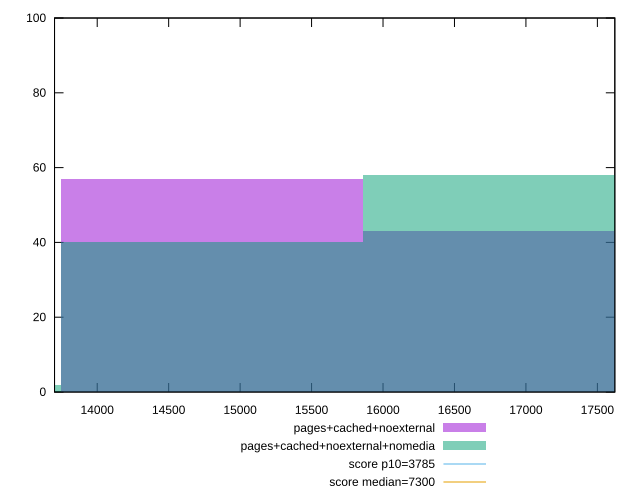

The script that saved this image:
reset

$pagesCachedNoexternal <<EOF
16920.31786248913 43
14805.278129677989 57
EOF

$pagesCachedNoexternalNomedia <<EOF
16920.31786248913 58
14805.278129677989 40
12690.238396866847 2
EOF

set key outside below
set boxwidth 2115.039732811141
set xrange [13701.3285:17622.075000000004]
set yrange [0:100]
set trange [0:100]
set style fill transparent solid 0.5 noborder

set parametric
set terminal svg size 640, 500 enhanced background rgb 'white'
set output "reprap/interactive/comparison/histogram/2_vs_3.svg"

plot $pagesCachedNoexternal title "pages+cached+noexternal" with boxes, \
     $pagesCachedNoexternalNomedia title "pages+cached+noexternal+nomedia" with boxes, \
     3785,t title "score p10=3785", \
     7300,t title "score median=7300"

reset
